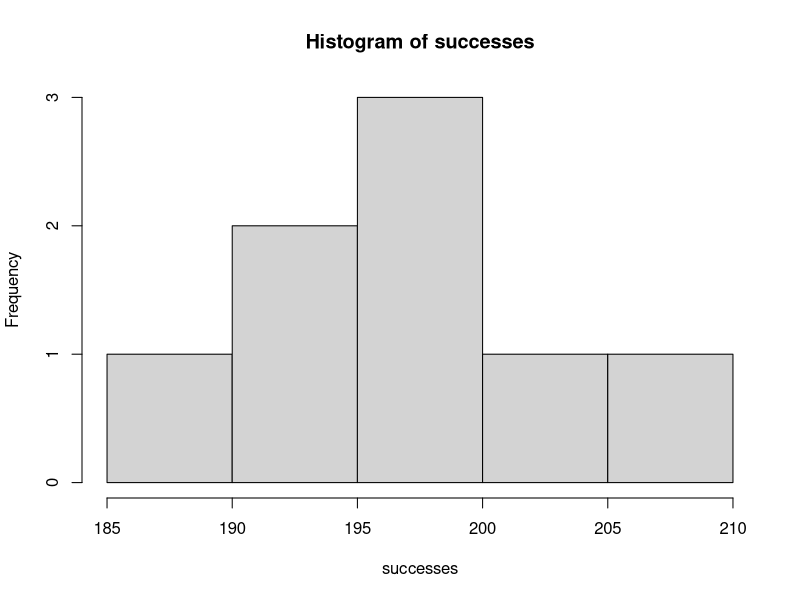
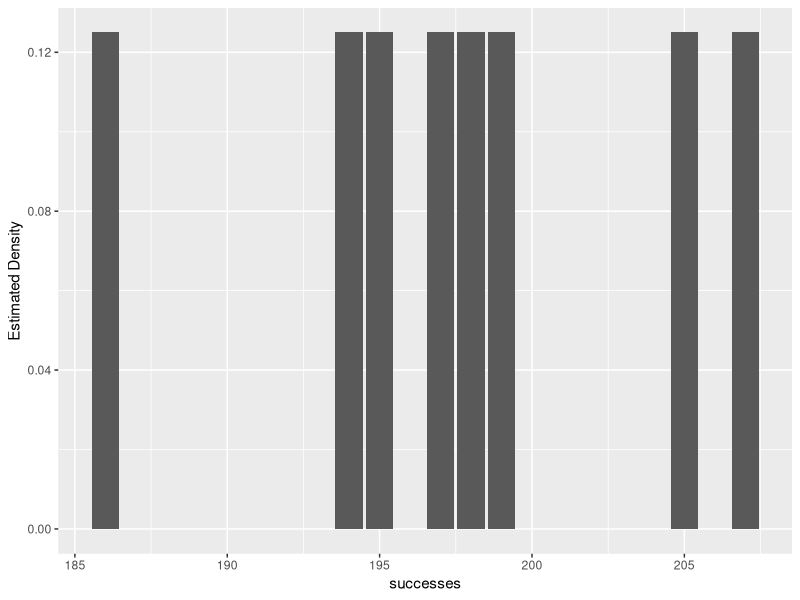
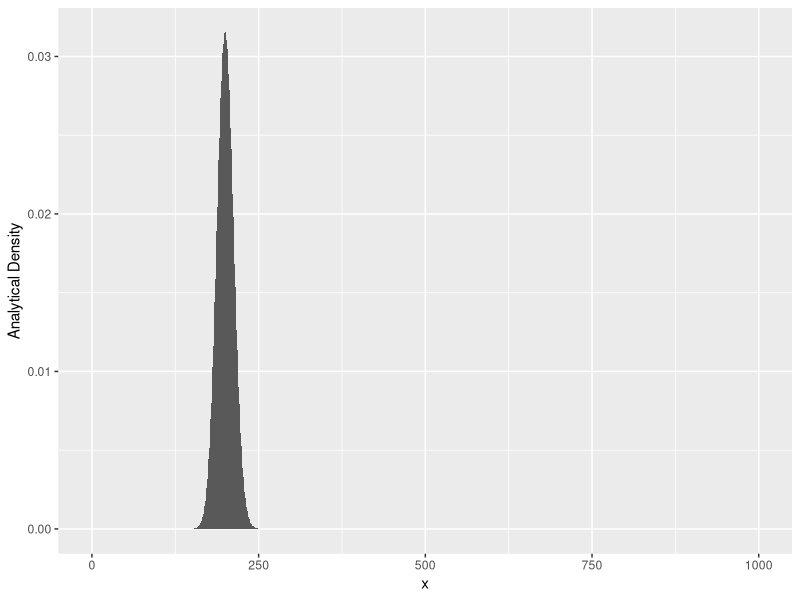
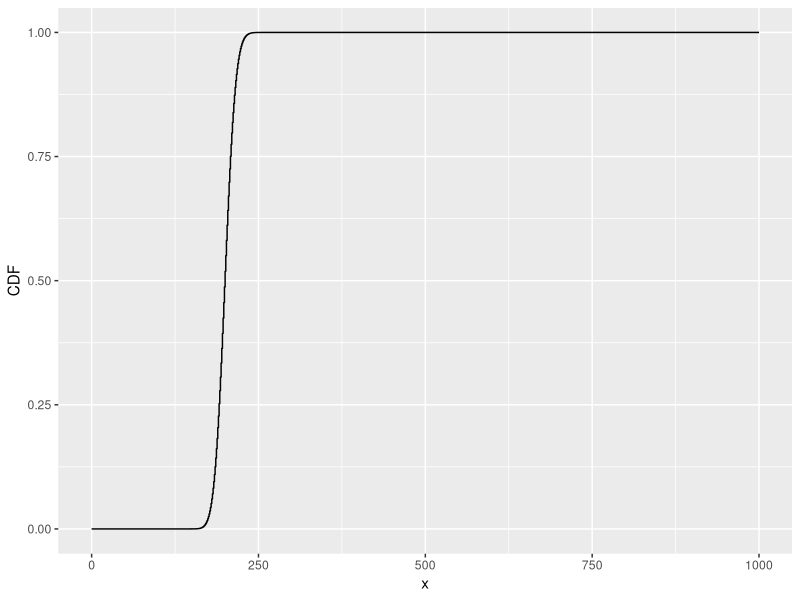

Write the R code that produced these figures, in order.

rm(list = ls())


#where n refers to number of observations, size refers to number of trials, 
#and prob refers to probability of success on each trial


######################################################
######################################################
######################################################
#Question 9&10
successes<-rbinom(8, 1000, 0.2)
hist(successes)


######################################################
######################################################
######################################################
#Question 12
#probability of getting exactly 7 heads on 10 flips
#dbinom(x, size, prob) where x is the observations, 
#size is number of trials, prob is probability
#pbinom(q, size, prob) where q is the number of observations,
#size is the number of trials, prob is the probability

#Part A
dbinom(7, 10, 0.65)
#Part B
1 - (dbinom(8, 10, 0.65) + dbinom(9, 10, 0.65) + dbinom(10, 10, 0.65))
#Part C
1 - (dbinom(0, 10, 0.65) + dbinom(1, 10, 0.65) + dbinom(2, 10, 0.65) + dbinom(3, 10, 0.65) + dbinom(4, 10, 0.65) + dbinom(5, 10, 0.65))


######################################################
######################################################
######################################################
#Question 14
library(ggplot2)
library(tidyverse)
binom_draws <- as_tibble(data.frame(successes))

estimated_pf <- binom_draws %>%
  group_by(successes) %>%
  summarize(n=n()) %>%
  mutate(freq=n/sum(n))

ggplot(estimated_pf, aes(x=successes, y=freq)) +
  geom_col() +
  ylab("Estimated Density")

######################################################
######################################################
######################################################
#Question 15
#Create a tibble with x and the analytical probability densities.
library(ggplot2)
library(tidyverse)
n <- 1000
p <- 0.2
my_binom<-as_tibble(list(x=0:n, prob=dbinom(0:n, n, p)))

#Plot the computed theoretical density.
ggplot(my_binom, aes(x=x, y=prob)) + geom_col() +
  ylab("Analytical Density")

calculated_cdf <- my_binom %>%
  mutate(cdf=cumsum(prob))

#Plot the computed cdf
ggplot(calculated_cdf, aes(x=x, y=cdf)) + geom_step() + 
  ylab("CDF")
